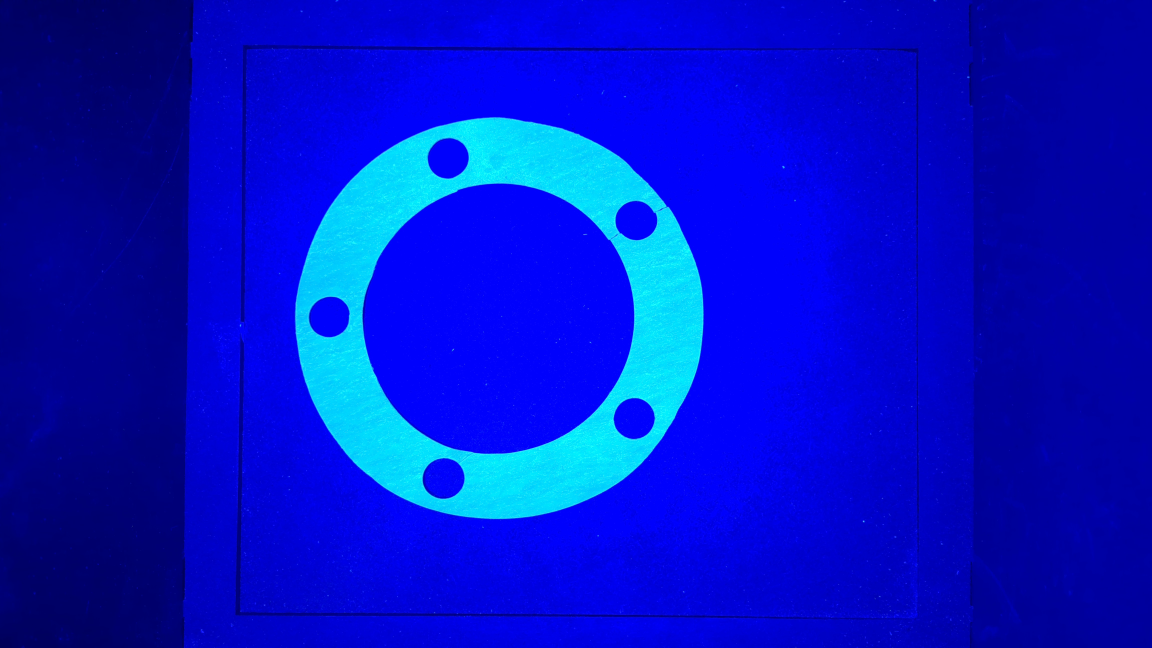
#> input picture data/pakking.jpg, 4608 x 2592 px (shown at 1/4 size)
$ python -i image_processing.py   (imports and definitions only)
#> lines starting #> are read from the running program, lines starting #| are printed output that depends on the picture; after the words box and inside, x2 and y2 are one past the last pixel; in counts of white or black regions, pixels touching at a corner belong together
#> further down, picture is the input picture: shape (2592, 4608, 3); mean B, G, R 201.4, 20.1, 1
### program/make_gcode/utils.py
import sys

def status(msg):
    print(f"STATUS:{msg}", flush=True)

def fail(msg):
    print(f"FEIL: {msg}", file=sys.stderr)
    sys.exit(1)

def ensure_odd(x):
    return x if x % 2 else x + 1

### program/make_gcode/image_processing.py
import cv2
import numpy as np

from .config import *
from .utils import *


def load_image(path):
    img = cv2.imread(str(path))
    if img is None:
        fail("Fann ikkje bilete")
    return img


def crop_roi(img):
    if not USE_ROI:
        return img, (0,0,0,0)

    return img[ROI_Y:ROI_Y+ROI_H, ROI_X:ROI_X+ROI_W], (ROI_X, ROI_Y, ROI_W, ROI_H)


def preprocess_image(img):
    gray = cv2.cvtColor(img, cv2.COLOR_BGR2GRAY)
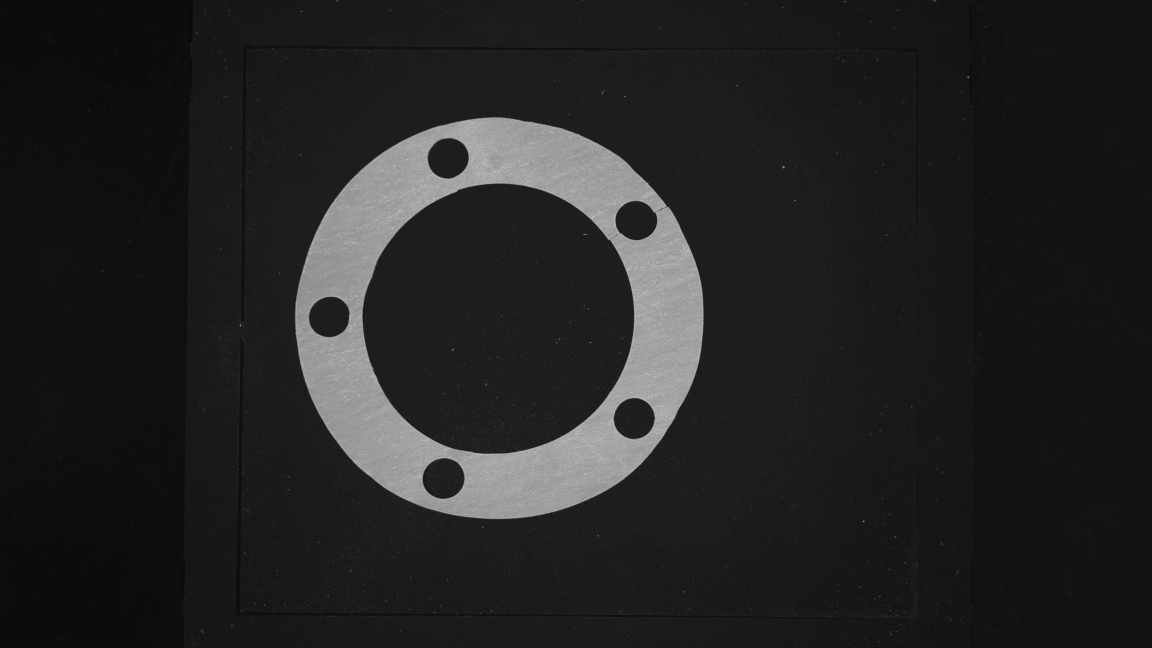
#> gray: shape (2592, 4608) (shown at 1/4 size); min 7, max 204, mean 35

    blur = cv2.GaussianBlur(gray, (ensure_odd(BLUR_SIZE),)*2, 0)

    _, binary = cv2.threshold(blur, 0, 255, cv2.THRESH_BINARY+cv2.THRESH_OTSU)
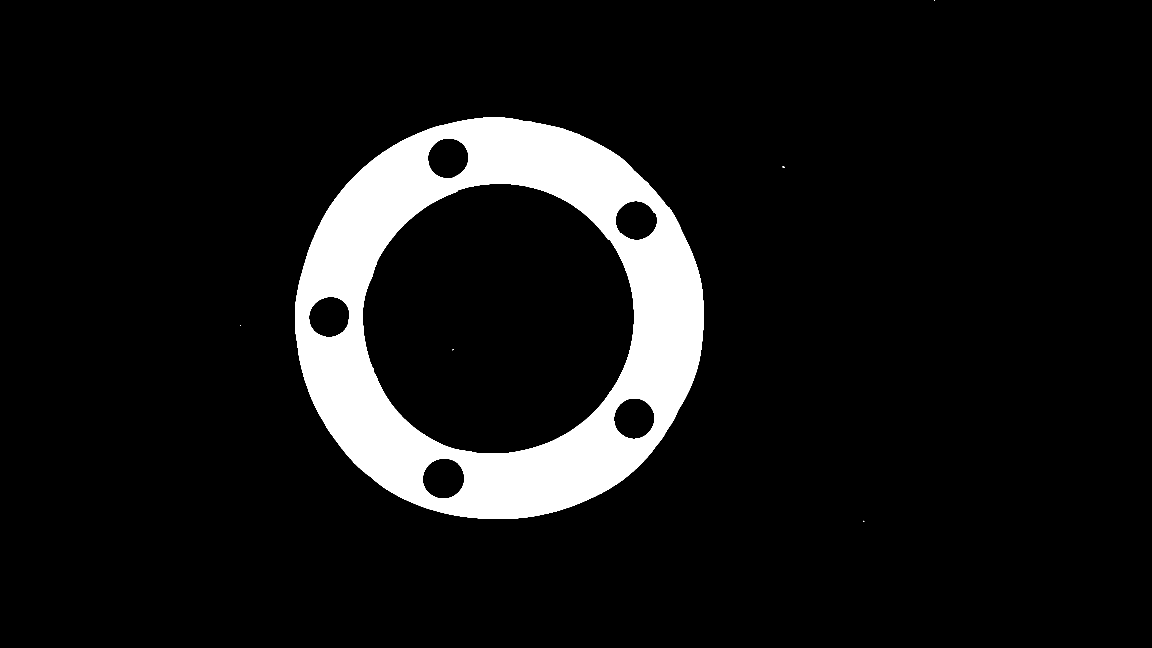
#> binary: shape (2592, 4608) (shown at 1/4 size); 8.7% white; 6 white regions (4 under 20 px), largest, box (x1, y1, x2, y2) and area: (1180, 469, 2815, 2076) 1041898, (3131, 665, 3138, 672) 38

    kernel = np.ones((MORPH_KERNEL_SIZE, MORPH_KERNEL_SIZE), np.uint8)
    binary = cv2.morphologyEx(binary, cv2.MORPH_CLOSE, kernel)
#> binary: shape (2592, 4608); 8.7% white; 6 white regions (4 under 20 px), largest, box (x1, y1, x2, y2) and area: (1180, 469, 2815, 2076) 1041909, (3131, 665, 3138, 672) 38

    return gray, binary

>>> import cv2
>>> picture = cv2.imread('../../data/pakking.jpg')
>>> result = preprocess_image(picture)
